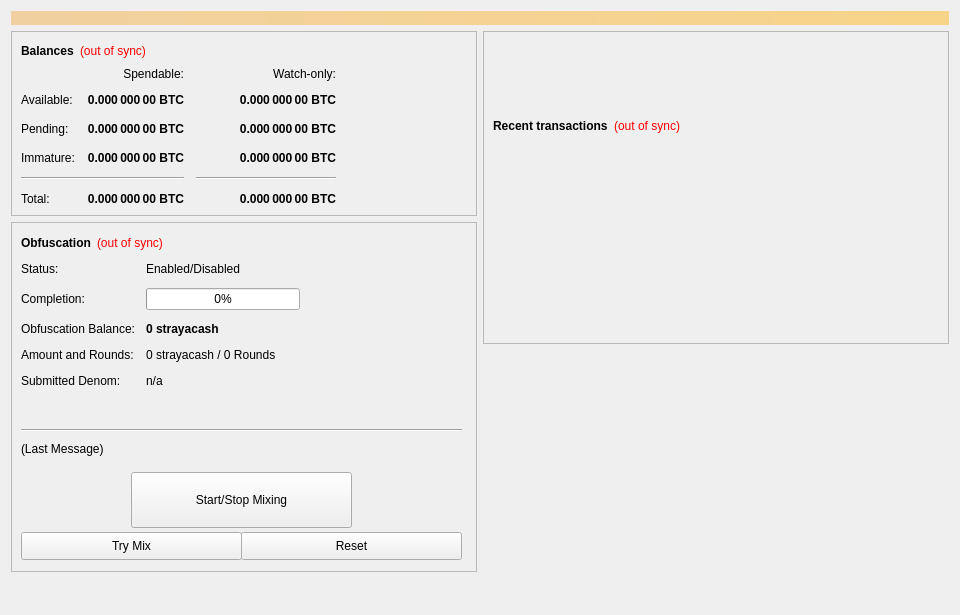
<?xml version="1.0" encoding="UTF-8"?>
<ui version="4.0">
 <class>OverviewPage</class>
 <widget class="QWidget" name="OverviewPage">
  <property name="geometry">
   <rect>
    <x>0</x>
    <y>0</y>
    <width>960</width>
    <height>615</height>
   </rect>
  </property>
  <property name="minimumSize">
   <size>
    <width>960</width>
    <height>0</height>
   </size>
  </property>
  <property name="windowTitle">
   <string>Form</string>
  </property>
  <layout class="QVBoxLayout" name="topLayout">
   <item>
    <widget class="QLabel" name="labelAlerts">
     <property name="visible">
      <bool>false</bool>
     </property>
     <property name="styleSheet">
      <string notr="true">background-color: qlineargradient(x1: 0, y1: 0, x2: 1, y2: 0, stop:0 #F0D0A0, stop:1 #F8D488); color:#000000;</string>
     </property>
     <property name="wordWrap">
      <bool>true</bool>
     </property>
     <property name="margin">
      <number>3</number>
     </property>
    </widget>
   </item>
   <item>
    <layout class="QHBoxLayout" name="horizontalLayout" stretch="1,1">
     <item>
      <layout class="QVBoxLayout" name="verticalLayout_2">
       <item>
        <widget class="QFrame" name="frame">
         <property name="frameShape">
          <enum>QFrame::StyledPanel</enum>
         </property>
         <property name="frameShadow">
          <enum>QFrame::Raised</enum>
         </property>
         <layout class="QVBoxLayout" name="verticalLayout_4">
          <item>
           <layout class="QHBoxLayout" name="horizontalLayout_4">
            <item>
             <widget class="QLabel" name="label_5">
              <property name="font">
               <font>
                <weight>75</weight>
                <bold>true</bold>
               </font>
              </property>
              <property name="text">
               <string>Balances</string>
              </property>
             </widget>
            </item>
            <item>
             <widget class="QLabel" name="labelWalletStatus">
              <property name="cursor">
               <cursorShape>WhatsThisCursor</cursorShape>
              </property>
              <property name="toolTip">
               <string>The displayed information may be out of date. Your wallet automatically synchronizes with the strayacash network after a connection is established, but this process has not completed yet.</string>
              </property>
              <property name="styleSheet">
               <string notr="true">QLabel { color: red; }</string>
              </property>
              <property name="text">
               <string notr="true">(out of sync)</string>
              </property>
              <property name="alignment">
               <set>Qt::AlignLeading|Qt::AlignLeft|Qt::AlignVCenter</set>
              </property>
             </widget>
            </item>
            <item>
             <spacer name="horizontalSpacer_3">
              <property name="orientation">
               <enum>Qt::Horizontal</enum>
              </property>
              <property name="sizeHint" stdset="0">
               <size>
                <width>40</width>
                <height>20</height>
               </size>
              </property>
             </spacer>
            </item>
           </layout>
          </item>
          <item>
           <layout class="QGridLayout" name="gridLayout">
            <property name="spacing">
             <number>12</number>
            </property>
            <item row="2" column="2">
             <widget class="QLabel" name="labelWatchPending">
              <property name="font">
               <font>
                <weight>75</weight>
                <bold>true</bold>
               </font>
              </property>
              <property name="cursor">
               <cursorShape>IBeamCursor</cursorShape>
              </property>
              <property name="toolTip">
               <string>Unconfirmed transactions to watch-only addresses</string>
              </property>
              <property name="text">
               <string notr="true">0.000 000 00 BTC</string>
              </property>
              <property name="alignment">
               <set>Qt::AlignRight|Qt::AlignTrailing|Qt::AlignVCenter</set>
              </property>
              <property name="textInteractionFlags">
               <set>Qt::LinksAccessibleByMouse|Qt::TextSelectableByKeyboard|Qt::TextSelectableByMouse</set>
              </property>
             </widget>
            </item>
            <item row="2" column="1">
             <widget class="QLabel" name="labelUnconfirmed">
              <property name="font">
               <font>
                <weight>75</weight>
                <bold>true</bold>
               </font>
              </property>
              <property name="cursor">
               <cursorShape>IBeamCursor</cursorShape>
              </property>
              <property name="toolTip">
               <string>Total of transactions that have yet to be confirmed, and do not yet count toward the spendable balance</string>
              </property>
              <property name="text">
               <string notr="true">0.000 000 00 BTC</string>
              </property>
              <property name="alignment">
               <set>Qt::AlignRight|Qt::AlignTrailing|Qt::AlignVCenter</set>
              </property>
              <property name="textInteractionFlags">
               <set>Qt::LinksAccessibleByMouse|Qt::TextSelectableByKeyboard|Qt::TextSelectableByMouse</set>
              </property>
             </widget>
            </item>
            <item row="3" column="2">
             <widget class="QLabel" name="labelWatchImmature">
              <property name="font">
               <font>
                <weight>75</weight>
                <bold>true</bold>
               </font>
              </property>
              <property name="cursor">
               <cursorShape>IBeamCursor</cursorShape>
              </property>
              <property name="toolTip">
               <string>Staked or masternode rewards in watch-only addresses that has not yet matured</string>
              </property>
              <property name="text">
               <string notr="true">0.000 000 00 BTC</string>
              </property>
              <property name="alignment">
               <set>Qt::AlignRight|Qt::AlignTrailing|Qt::AlignVCenter</set>
              </property>
              <property name="textInteractionFlags">
               <set>Qt::LinksAccessibleByMouse|Qt::TextSelectableByKeyboard|Qt::TextSelectableByMouse</set>
              </property>
             </widget>
            </item>
            <item row="4" column="0" colspan="2">
             <widget class="Line" name="lineSpendableBalance">
              <property name="orientation">
               <enum>Qt::Horizontal</enum>
              </property>
             </widget>
            </item>
            <item row="4" column="2">
             <widget class="Line" name="lineWatchBalance">
              <property name="sizePolicy">
               <sizepolicy hsizetype="Preferred" vsizetype="Fixed">
                <horstretch>0</horstretch>
                <verstretch>0</verstretch>
               </sizepolicy>
              </property>
              <property name="minimumSize">
               <size>
                <width>140</width>
                <height>0</height>
               </size>
              </property>
              <property name="orientation">
               <enum>Qt::Horizontal</enum>
              </property>
             </widget>
            </item>
            <item row="5" column="0">
             <widget class="QLabel" name="labelTotalText">
              <property name="text">
               <string>Total:</string>
              </property>
             </widget>
            </item>
            <item row="3" column="1">
             <widget class="QLabel" name="labelImmature">
              <property name="font">
               <font>
                <weight>75</weight>
                <bold>true</bold>
               </font>
              </property>
              <property name="cursor">
               <cursorShape>IBeamCursor</cursorShape>
              </property>
              <property name="toolTip">
               <string>Staked or masternode rewards that has not yet matured</string>
              </property>
              <property name="text">
               <string notr="true">0.000 000 00 BTC</string>
              </property>
              <property name="alignment">
               <set>Qt::AlignRight|Qt::AlignTrailing|Qt::AlignVCenter</set>
              </property>
              <property name="textInteractionFlags">
               <set>Qt::LinksAccessibleByMouse|Qt::TextSelectableByKeyboard|Qt::TextSelectableByMouse</set>
              </property>
             </widget>
            </item>
            <item row="2" column="3">
             <spacer name="horizontalSpacer_2">
              <property name="orientation">
               <enum>Qt::Horizontal</enum>
              </property>
              <property name="sizeHint" stdset="0">
               <size>
                <width>40</width>
                <height>20</height>
               </size>
              </property>
             </spacer>
            </item>
            <item row="3" column="0">
             <widget class="QLabel" name="labelImmatureText">
              <property name="text">
               <string>Immature:</string>
              </property>
             </widget>
            </item>
            <item row="5" column="1">
             <widget class="QLabel" name="labelTotal">
              <property name="font">
               <font>
                <weight>75</weight>
                <bold>true</bold>
               </font>
              </property>
              <property name="cursor">
               <cursorShape>IBeamCursor</cursorShape>
              </property>
              <property name="toolTip">
               <string>Your current total balance</string>
              </property>
              <property name="text">
               <string notr="true">0.000 000 00 BTC</string>
              </property>
              <property name="alignment">
               <set>Qt::AlignRight|Qt::AlignTrailing|Qt::AlignVCenter</set>
              </property>
              <property name="textInteractionFlags">
               <set>Qt::LinksAccessibleByMouse|Qt::TextSelectableByKeyboard|Qt::TextSelectableByMouse</set>
              </property>
             </widget>
            </item>
            <item row="5" column="2">
             <widget class="QLabel" name="labelWatchTotal">
              <property name="font">
               <font>
                <weight>75</weight>
                <bold>true</bold>
               </font>
              </property>
              <property name="cursor">
               <cursorShape>IBeamCursor</cursorShape>
              </property>
              <property name="toolTip">
               <string>Current total balance in watch-only addresses</string>
              </property>
              <property name="text">
               <string notr="true">0.000 000 00 BTC</string>
              </property>
              <property name="alignment">
               <set>Qt::AlignRight|Qt::AlignTrailing|Qt::AlignVCenter</set>
              </property>
              <property name="textInteractionFlags">
               <set>Qt::LinksAccessibleByMouse|Qt::TextSelectableByKeyboard|Qt::TextSelectableByMouse</set>
              </property>
             </widget>
            </item>
            <item row="0" column="2">
             <widget class="QLabel" name="labelWatchonly">
              <property name="text">
               <string>Watch-only:</string>
              </property>
              <property name="alignment">
               <set>Qt::AlignRight|Qt::AlignTrailing|Qt::AlignVCenter</set>
              </property>
             </widget>
            </item>
            <item row="1" column="0">
             <widget class="QLabel" name="labelBalanceText">
              <property name="text">
               <string>Available:</string>
              </property>
             </widget>
            </item>
            <item row="1" column="1">
             <widget class="QLabel" name="labelBalance">
              <property name="font">
               <font>
                <weight>75</weight>
                <bold>true</bold>
               </font>
              </property>
              <property name="cursor">
               <cursorShape>IBeamCursor</cursorShape>
              </property>
              <property name="toolTip">
               <string>Your current spendable balance</string>
              </property>
              <property name="text">
               <string notr="true">0.000 000 00 BTC</string>
              </property>
              <property name="alignment">
               <set>Qt::AlignRight|Qt::AlignTrailing|Qt::AlignVCenter</set>
              </property>
              <property name="textInteractionFlags">
               <set>Qt::LinksAccessibleByMouse|Qt::TextSelectableByKeyboard|Qt::TextSelectableByMouse</set>
              </property>
             </widget>
            </item>
            <item row="1" column="2">
             <widget class="QLabel" name="labelWatchAvailable">
              <property name="font">
               <font>
                <weight>75</weight>
                <bold>true</bold>
               </font>
              </property>
              <property name="cursor">
               <cursorShape>IBeamCursor</cursorShape>
              </property>
              <property name="toolTip">
               <string>Your current balance in watch-only addresses</string>
              </property>
              <property name="text">
               <string notr="true">0.000 000 00 BTC</string>
              </property>
              <property name="alignment">
               <set>Qt::AlignRight|Qt::AlignTrailing|Qt::AlignVCenter</set>
              </property>
              <property name="textInteractionFlags">
               <set>Qt::LinksAccessibleByMouse|Qt::TextSelectableByKeyboard|Qt::TextSelectableByMouse</set>
              </property>
             </widget>
            </item>
            <item row="2" column="0">
             <widget class="QLabel" name="labelPendingText">
              <property name="text">
               <string>Pending:</string>
              </property>
             </widget>
            </item>
            <item row="0" column="1">
             <widget class="QLabel" name="labelSpendable">
              <property name="text">
               <string>Spendable:</string>
              </property>
              <property name="alignment">
               <set>Qt::AlignRight|Qt::AlignTrailing|Qt::AlignVCenter</set>
              </property>
             </widget>
            </item>
           </layout>
          </item>
         </layout>
        </widget>
       </item>
       <item>
        <widget class="QFrame" name="frameObfuscation">
         <property name="minimumSize">
          <size>
           <width>0</width>
           <height>350</height>
          </size>
         </property>
         <property name="layoutDirection">
          <enum>Qt::LeftToRight</enum>
         </property>
         <property name="frameShape">
          <enum>QFrame::StyledPanel</enum>
         </property>
         <property name="frameShadow">
          <enum>QFrame::Raised</enum>
         </property>
         <widget class="QWidget" name="formLayoutWidget">
          <property name="geometry">
           <rect>
            <x>10</x>
            <y>40</y>
            <width>451</width>
            <height>161</height>
           </rect>
          </property>
          <layout class="QFormLayout" name="formLayout">
           <property name="fieldGrowthPolicy">
            <enum>QFormLayout::AllNonFixedFieldsGrow</enum>
           </property>
           <property name="horizontalSpacing">
            <number>11</number>
           </property>
           <property name="verticalSpacing">
            <number>12</number>
           </property>
           <item row="0" column="0">
            <widget class="QLabel" name="label_6">
             <property name="text">
              <string>Status:</string>
             </property>
            </widget>
           </item>
           <item row="1" column="0">
            <widget class="QLabel" name="label_7">
             <property name="text">
              <string>Completion:</string>
             </property>
            </widget>
           </item>
           <item row="1" column="1">
            <widget class="QProgressBar" name="obfuscationProgress">
             <property name="maximumSize">
              <size>
               <width>154</width>
               <height>16777215</height>
              </size>
             </property>
             <property name="value">
              <number>0</number>
             </property>
            </widget>
           </item>
           <item row="2" column="0">
            <widget class="QLabel" name="labelAnonymizedText">
             <property name="text">
              <string>Obfuscation Balance:</string>
             </property>
            </widget>
           </item>
           <item row="2" column="1">
            <widget class="QLabel" name="labelAnonymized">
             <property name="font">
              <font>
               <weight>75</weight>
               <bold>true</bold>
              </font>
             </property>
             <property name="text">
              <string notr="true">0 strayacash</string>
             </property>
            </widget>
           </item>
           <item row="3" column="0">
            <widget class="QLabel" name="label_8">
             <property name="text">
              <string>Amount and Rounds:</string>
             </property>
            </widget>
           </item>
           <item row="3" column="1">
            <widget class="QLabel" name="labelAmountRounds">
             <property name="text">
              <string>0 strayacash / 0 Rounds</string>
             </property>
            </widget>
           </item>
           <item row="4" column="0">
            <widget class="QLabel" name="label_9">
             <property name="text">
              <string>Submitted Denom:</string>
             </property>
            </widget>
           </item>
           <item row="4" column="1">
            <widget class="QLabel" name="labelSubmittedDenom">
             <property name="toolTip">
              <string>The denominations you submitted to the Masternode.&lt;br&gt;To mix, other users must submit the exact same denominations.</string>
             </property>
             <property name="text">
              <string>n/a</string>
             </property>
            </widget>
           </item>
           <item row="0" column="1">
            <widget class="QLabel" name="obfuscationEnabled">
             <property name="text">
              <string>Enabled/Disabled</string>
             </property>
            </widget>
           </item>
          </layout>
         </widget>
         <widget class="QPushButton" name="runAutoDenom">
          <property name="geometry">
           <rect>
            <x>251</x>
            <y>17</y>
            <width>1</width>
            <height>1</height>
           </rect>
          </property>
          <property name="palette">
           <palette>
            <active>
             <colorrole role="WindowText">
              <brush brushstyle="SolidPattern">
               <color alpha="255">
                <red>0</red>
                <green>0</green>
                <blue>0</blue>
               </color>
              </brush>
             </colorrole>
             <colorrole role="Button">
              <brush brushstyle="SolidPattern">
               <color alpha="255">
                <red>239</red>
                <green>238</green>
                <blue>238</blue>
               </color>
              </brush>
             </colorrole>
             <colorrole role="Light">
              <brush brushstyle="SolidPattern">
               <color alpha="255">
                <red>255</red>
                <green>255</green>
                <blue>255</blue>
               </color>
              </brush>
             </colorrole>
             <colorrole role="Midlight">
              <brush brushstyle="SolidPattern">
               <color alpha="255">
                <red>247</red>
                <green>246</green>
                <blue>246</blue>
               </color>
              </brush>
             </colorrole>
             <colorrole role="Dark">
              <brush brushstyle="SolidPattern">
               <color alpha="255">
                <red>119</red>
                <green>119</green>
                <blue>119</blue>
               </color>
              </brush>
             </colorrole>
             <colorrole role="Mid">
              <brush brushstyle="SolidPattern">
               <color alpha="255">
                <red>159</red>
                <green>159</green>
                <blue>159</blue>
               </color>
              </brush>
             </colorrole>
             <colorrole role="Text">
              <brush brushstyle="SolidPattern">
               <color alpha="255">
                <red>0</red>
                <green>0</green>
                <blue>0</blue>
               </color>
              </brush>
             </colorrole>
             <colorrole role="BrightText">
              <brush brushstyle="SolidPattern">
               <color alpha="255">
                <red>255</red>
                <green>255</green>
                <blue>255</blue>
               </color>
              </brush>
             </colorrole>
             <colorrole role="ButtonText">
              <brush brushstyle="SolidPattern">
               <color alpha="255">
                <red>0</red>
                <green>0</green>
                <blue>0</blue>
               </color>
              </brush>
             </colorrole>
             <colorrole role="Base">
              <brush brushstyle="SolidPattern">
               <color alpha="255">
                <red>255</red>
                <green>255</green>
                <blue>255</blue>
               </color>
              </brush>
             </colorrole>
             <colorrole role="Window">
              <brush brushstyle="SolidPattern">
               <color alpha="255">
                <red>239</red>
                <green>238</green>
                <blue>238</blue>
               </color>
              </brush>
             </colorrole>
             <colorrole role="Shadow">
              <brush brushstyle="SolidPattern">
               <color alpha="255">
                <red>0</red>
                <green>0</green>
                <blue>0</blue>
               </color>
              </brush>
             </colorrole>
             <colorrole role="AlternateBase">
              <brush brushstyle="SolidPattern">
               <color alpha="255">
                <red>247</red>
                <green>246</green>
                <blue>246</blue>
               </color>
              </brush>
             </colorrole>
             <colorrole role="ToolTipBase">
              <brush brushstyle="SolidPattern">
               <color alpha="255">
                <red>255</red>
                <green>255</green>
                <blue>220</blue>
               </color>
              </brush>
             </colorrole>
             <colorrole role="ToolTipText">
              <brush brushstyle="SolidPattern">
               <color alpha="255">
                <red>0</red>
                <green>0</green>
                <blue>0</blue>
               </color>
              </brush>
             </colorrole>
            </active>
            <inactive>
             <colorrole role="WindowText">
              <brush brushstyle="SolidPattern">
               <color alpha="255">
                <red>0</red>
                <green>0</green>
                <blue>0</blue>
               </color>
              </brush>
             </colorrole>
             <colorrole role="Button">
              <brush brushstyle="SolidPattern">
               <color alpha="255">
                <red>239</red>
                <green>238</green>
                <blue>238</blue>
               </color>
              </brush>
             </colorrole>
             <colorrole role="Light">
              <brush brushstyle="SolidPattern">
               <color alpha="255">
                <red>255</red>
                <green>255</green>
                <blue>255</blue>
               </color>
              </brush>
             </colorrole>
             <colorrole role="Midlight">
              <brush brushstyle="SolidPattern">
               <color alpha="255">
                <red>247</red>
                <green>246</green>
                <blue>246</blue>
               </color>
              </brush>
             </colorrole>
             <colorrole role="Dark">
              <brush brushstyle="SolidPattern">
               <color alpha="255">
                <red>119</red>
                <green>119</green>
                <blue>119</blue>
               </color>
              </brush>
             </colorrole>
             <colorrole role="Mid">
              <brush brushstyle="SolidPattern">
               <color alpha="255">
                <red>159</red>
                <green>159</green>
                <blue>159</blue>
               </color>
              </brush>
             </colorrole>
             <colorrole role="Text">
              <brush brushstyle="SolidPattern">
               <color alpha="255">
                <red>0</red>
                <green>0</green>
                <blue>0</blue>
               </color>
              </brush>
             </colorrole>
             <colorrole role="BrightText">
              <brush brushstyle="SolidPattern">
               <color alpha="255">
                <red>255</red>
                <green>255</green>
                <blue>255</blue>
               </color>
              </brush>
             </colorrole>
             <colorrole role="ButtonText">
              <brush brushstyle="SolidPattern">
               <color alpha="255">
                <red>0</red>
                <green>0</green>
                <blue>0</blue>
               </color>
              </brush>
             </colorrole>
             <colorrole role="Base">
              <brush brushstyle="SolidPattern">
               <color alpha="255">
                <red>255</red>
                <green>255</green>
                <blue>255</blue>
               </color>
              </brush>
             </colorrole>
             <colorrole role="Window">
              <brush brushstyle="SolidPattern">
               <color alpha="255">
                <red>239</red>
                <green>238</green>
                <blue>238</blue>
               </color>
              </brush>
             </colorrole>
             <colorrole role="Shadow">
              <brush brushstyle="SolidPattern">
               <color alpha="255">
                <red>0</red>
                <green>0</green>
                <blue>0</blue>
               </color>
              </brush>
             </colorrole>
             <colorrole role="AlternateBase">
              <brush brushstyle="SolidPattern">
               <color alpha="255">
                <red>247</red>
                <green>246</green>
                <blue>246</blue>
               </color>
              </brush>
             </colorrole>
             <colorrole role="ToolTipBase">
              <brush brushstyle="SolidPattern">
               <color alpha="255">
                <red>255</red>
                <green>255</green>
                <blue>220</blue>
               </color>
              </brush>
             </colorrole>
             <colorrole role="ToolTipText">
              <brush brushstyle="SolidPattern">
               <color alpha="255">
                <red>0</red>
                <green>0</green>
                <blue>0</blue>
               </color>
              </brush>
             </colorrole>
            </inactive>
            <disabled>
             <colorrole role="WindowText">
              <brush brushstyle="SolidPattern">
               <color alpha="255">
                <red>119</red>
                <green>119</green>
                <blue>119</blue>
               </color>
              </brush>
             </colorrole>
             <colorrole role="Button">
              <brush brushstyle="SolidPattern">
               <color alpha="255">
                <red>239</red>
                <green>238</green>
                <blue>238</blue>
               </color>
              </brush>
             </colorrole>
             <colorrole role="Light">
              <brush brushstyle="SolidPattern">
               <color alpha="255">
                <red>255</red>
                <green>255</green>
                <blue>255</blue>
               </color>
              </brush>
             </colorrole>
             <colorrole role="Midlight">
              <brush brushstyle="SolidPattern">
               <color alpha="255">
                <red>247</red>
                <green>246</green>
                <blue>246</blue>
               </color>
              </brush>
             </colorrole>
             <colorrole role="Dark">
              <brush brushstyle="SolidPattern">
               <color alpha="255">
                <red>119</red>
                <green>119</green>
                <blue>119</blue>
               </color>
              </brush>
             </colorrole>
             <colorrole role="Mid">
              <brush brushstyle="SolidPattern">
               <color alpha="255">
                <red>159</red>
                <green>159</green>
                <blue>159</blue>
               </color>
              </brush>
             </colorrole>
             <colorrole role="Text">
              <brush brushstyle="SolidPattern">
               <color alpha="255">
                <red>119</red>
                <green>119</green>
                <blue>119</blue>
               </color>
              </brush>
             </colorrole>
             <colorrole role="BrightText">
              <brush brushstyle="SolidPattern">
               <color alpha="255">
                <red>255</red>
                <green>255</green>
                <blue>255</blue>
               </color>
              </brush>
             </colorrole>
             <colorrole role="ButtonText">
              <brush brushstyle="SolidPattern">
               <color alpha="255">
                <red>119</red>
                <green>119</green>
                <blue>119</blue>
               </color>
              </brush>
             </colorrole>
             <colorrole role="Base">
              <brush brushstyle="SolidPattern">
               <color alpha="255">
                <red>239</red>
                <green>238</green>
                <blue>238</blue>
               </color>
              </brush>
             </colorrole>
             <colorrole role="Window">
              <brush brushstyle="SolidPattern">
               <color alpha="255">
                <red>239</red>
                <green>238</green>
                <blue>238</blue>
               </color>
              </brush>
             </colorrole>
             <colorrole role="Shadow">
              <brush brushstyle="SolidPattern">
               <color alpha="255">
                <red>0</red>
                <green>0</green>
                <blue>0</blue>
               </color>
              </brush>
             </colorrole>
             <colorrole role="AlternateBase">
              <brush brushstyle="SolidPattern">
               <color alpha="255">
                <red>239</red>
                <green>238</green>
                <blue>238</blue>
               </color>
              </brush>
             </colorrole>
             <colorrole role="ToolTipBase">
              <brush brushstyle="SolidPattern">
               <color alpha="255">
                <red>255</red>
                <green>255</green>
                <blue>220</blue>
               </color>
              </brush>
             </colorrole>
             <colorrole role="ToolTipText">
              <brush brushstyle="SolidPattern">
               <color alpha="255">
                <red>0</red>
                <green>0</green>
                <blue>0</blue>
               </color>
              </brush>
             </colorrole>
            </disabled>
           </palette>
          </property>
          <property name="focusPolicy">
           <enum>Qt::NoFocus</enum>
          </property>
          <property name="autoFillBackground">
           <bool>true</bool>
          </property>
          <property name="text">
           <string/>
          </property>
          <property name="flat">
           <bool>true</bool>
          </property>
         </widget>
         <widget class="QPushButton" name="toggleObfuscation">
          <property name="geometry">
           <rect>
            <x>120</x>
            <y>250</y>
            <width>221</width>
            <height>56</height>
           </rect>
          </property>
          <property name="sizePolicy">
           <sizepolicy hsizetype="MinimumExpanding" vsizetype="Fixed">
            <horstretch>0</horstretch>
            <verstretch>0</verstretch>
           </sizepolicy>
          </property>
          <property name="text">
           <string>Start/Stop Mixing</string>
          </property>
         </widget>
         <widget class="Line" name="lineLastMessage">
          <property name="geometry">
           <rect>
            <x>10</x>
            <y>200</y>
            <width>441</width>
            <height>16</height>
           </rect>
          </property>
          <property name="orientation">
           <enum>Qt::Horizontal</enum>
          </property>
         </widget>
         <widget class="QLabel" name="obfuscationStatus">
          <property name="geometry">
           <rect>
            <x>10</x>
            <y>220</y>
            <width>451</width>
            <height>61</height>
           </rect>
          </property>
          <property name="minimumSize">
           <size>
            <width>288</width>
            <height>43</height>
           </size>
          </property>
          <property name="text">
           <string>(Last Message)</string>
          </property>
          <property name="alignment">
           <set>Qt::AlignLeading|Qt::AlignLeft|Qt::AlignTop</set>
          </property>
          <property name="wordWrap">
           <bool>true</bool>
          </property>
         </widget>
         <widget class="QPushButton" name="obfuscationAuto">
          <property name="geometry">
           <rect>
            <x>10</x>
            <y>310</y>
            <width>221</width>
            <height>28</height>
           </rect>
          </property>
          <property name="sizePolicy">
           <sizepolicy hsizetype="MinimumExpanding" vsizetype="Fixed">
            <horstretch>0</horstretch>
            <verstretch>0</verstretch>
           </sizepolicy>
          </property>
          <property name="toolTip">
           <string>Try to manually submit a Obfuscation request.</string>
          </property>
          <property name="text">
           <string>Try Mix</string>
          </property>
         </widget>
         <widget class="QPushButton" name="obfuscationReset">
          <property name="geometry">
           <rect>
            <x>230</x>
            <y>310</y>
            <width>221</width>
            <height>28</height>
           </rect>
          </property>
          <property name="sizePolicy">
           <sizepolicy hsizetype="MinimumExpanding" vsizetype="Fixed">
            <horstretch>0</horstretch>
            <verstretch>0</verstretch>
           </sizepolicy>
          </property>
          <property name="toolTip">
           <string>Reset the current status of Obfuscation (can interrupt Obfuscation if it's in the process of Mixing, which can cost you money!)</string>
          </property>
          <property name="autoFillBackground">
           <bool>false</bool>
          </property>
          <property name="text">
           <string>Reset</string>
          </property>
         </widget>
         <widget class="QWidget" name="layoutWidget">
          <property name="geometry">
           <rect>
            <x>10</x>
            <y>10</y>
            <width>431</width>
            <height>22</height>
           </rect>
          </property>
          <layout class="QHBoxLayout" name="horizontalLayout_5">
           <item>
            <widget class="QLabel" name="label_2">
             <property name="font">
              <font>
               <weight>75</weight>
               <bold>true</bold>
              </font>
             </property>
             <property name="text">
              <string>Obfuscation</string>
             </property>
            </widget>
           </item>
           <item>
            <widget class="QLabel" name="labelObfuscationSyncStatus">
             <property name="toolTip">
              <string>The displayed information may be out of date. Your wallet automatically synchronizes with the strayacash network after a connection is established, but this process has not completed yet.</string>
             </property>
             <property name="styleSheet">
              <string notr="true">QLabel { color: red; }</string>
             </property>
             <property name="text">
              <string notr="true">(out of sync)</string>
             </property>
             <property name="alignment">
              <set>Qt::AlignLeading|Qt::AlignLeft|Qt::AlignVCenter</set>
             </property>
            </widget>
           </item>
           <item>
            <spacer name="horizontalSpacer_4">
             <property name="orientation">
              <enum>Qt::Horizontal</enum>
             </property>
             <property name="sizeHint" stdset="0">
              <size>
               <width>40</width>
               <height>20</height>
              </size>
             </property>
            </spacer>
           </item>
          </layout>
         </widget>
        </widget>
       </item>
       <item>
        <spacer name="verticalSpacer">
         <property name="orientation">
          <enum>Qt::Vertical</enum>
         </property>
         <property name="sizeHint" stdset="0">
          <size>
           <width>20</width>
           <height>40</height>
          </size>
         </property>
        </spacer>
       </item>
      </layout>
     </item>
     <item>
      <layout class="QVBoxLayout" name="verticalLayout_3">
       <item>
        <widget class="QFrame" name="frame_2">
         <property name="frameShape">
          <enum>QFrame::StyledPanel</enum>
         </property>
         <property name="frameShadow">
          <enum>QFrame::Raised</enum>
         </property>
         <layout class="QVBoxLayout" name="verticalLayout">
          <item>
           <spacer name="verticalSpacer_3">
            <property name="orientation">
             <enum>Qt::Vertical</enum>
            </property>
            <property name="sizeType">
             <enum>QSizePolicy::Fixed</enum>
            </property>
            <property name="sizeHint" stdset="0">
             <size>
              <width>20</width>
              <height>75</height>
             </size>
            </property>
           </spacer>
          </item>
          <item>
           <layout class="QHBoxLayout" name="horizontalLayout_2">
            <item>
             <widget class="QLabel" name="label_4">
              <property name="font">
               <font>
                <weight>75</weight>
                <bold>true</bold>
               </font>
              </property>
              <property name="text">
               <string>Recent transactions</string>
              </property>
             </widget>
            </item>
            <item>
             <widget class="QLabel" name="labelTransactionsStatus">
              <property name="cursor">
               <cursorShape>WhatsThisCursor</cursorShape>
              </property>
              <property name="toolTip">
               <string>The displayed information may be out of date. Your wallet automatically synchronizes with the strayacash network after a connection is established, but this process has not completed yet.</string>
              </property>
              <property name="styleSheet">
               <string notr="true">QLabel { color: red; }</string>
              </property>
              <property name="text">
               <string notr="true">(out of sync)</string>
              </property>
              <property name="alignment">
               <set>Qt::AlignRight|Qt::AlignTrailing|Qt::AlignVCenter</set>
              </property>
             </widget>
            </item>
            <item>
             <spacer name="horizontalSpacer">
              <property name="orientation">
               <enum>Qt::Horizontal</enum>
              </property>
              <property name="sizeHint" stdset="0">
               <size>
                <width>40</width>
                <height>20</height>
               </size>
              </property>
             </spacer>
            </item>
           </layout>
          </item>
          <item>
           <widget class="QListView" name="listTransactions">
            <property name="styleSheet">
             <string notr="true">QListView { background: transparent; }</string>
            </property>
            <property name="frameShape">
             <enum>QFrame::NoFrame</enum>
            </property>
            <property name="verticalScrollBarPolicy">
             <enum>Qt::ScrollBarAlwaysOff</enum>
            </property>
            <property name="horizontalScrollBarPolicy">
             <enum>Qt::ScrollBarAlwaysOff</enum>
            </property>
            <property name="selectionMode">
             <enum>QAbstractItemView::NoSelection</enum>
            </property>
           </widget>
          </item>
         </layout>
        </widget>
       </item>
       <item>
        <spacer name="verticalSpacer_2">
         <property name="orientation">
          <enum>Qt::Vertical</enum>
         </property>
         <property name="sizeType">
          <enum>QSizePolicy::Expanding</enum>
         </property>
         <property name="sizeHint" stdset="0">
          <size>
           <width>20</width>
           <height>40</height>
          </size>
         </property>
        </spacer>
       </item>
      </layout>
     </item>
    </layout>
   </item>
  </layout>
 </widget>
 <resources/>
 <connections/>
</ui>
